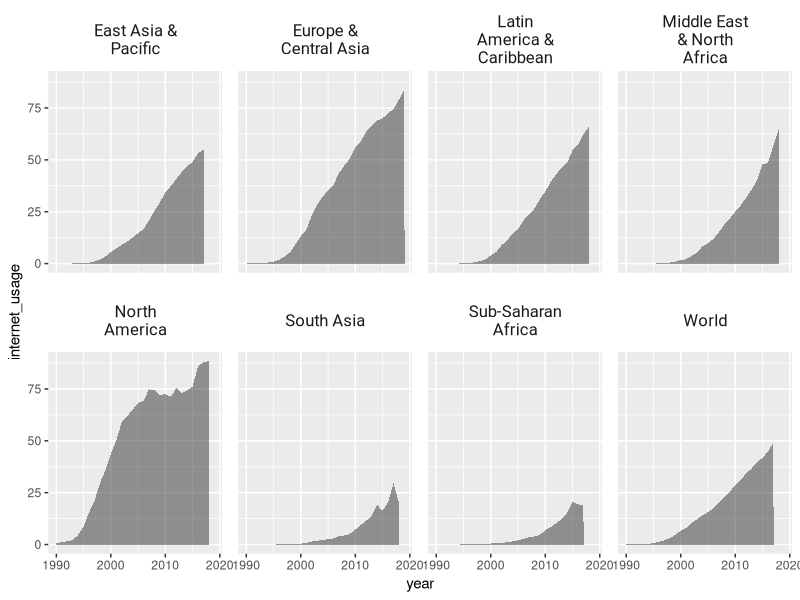

This chart was generated by the following R code:
library(tidyverse)

world_bank_areas <- read_csv("data/world_bank_areas.csv")

world_bank_areas %>% 
  mutate(
    area = str_wrap(area, 12)
  ) %>% 
  ggplot(aes(x = year,
             y = internet_usage)) + 
  geom_area(alpha = .5) +
  facet_wrap(~ area, ncol = 4) +
  theme(
    # Code goes here
    # strip.background = element_rect(fill = "white",
    #                                 color = "grey20"),
    strip.background = element_blank(),
    strip.text = element_text(family = "Roboto",
                              size = 12),
    panel.spacing = unit(0.4, "cm")
  )
